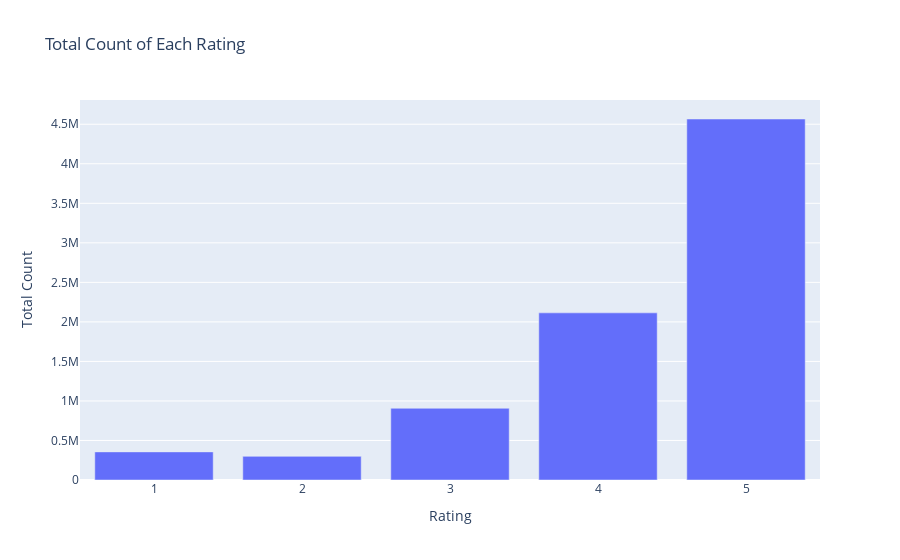

Notebook code cell kept with this figure:
### Code cell
# Plot total count
fig1 = px.bar(summary_data_frame, x='Rating', y='Count', title='Total Count of Each Rating')
fig1.update_layout(xaxis_title="Rating", yaxis_title="Total Count", uniformtext_mode='hide')

fig1.show()

### Figure 1 — Plotly figure (JSON) as saved in the notebook; plotly's stock layout.template omitted (floating-point values rounded to 4 significant figures)
{"data": [{"alignmentgroup": "True", "hovertemplate": "Rating=%{x}<br>Count=%{y}<extra></extra>", "legendgroup": "", "marker": {"color": "#636efa", "pattern": {"shape": ""}}, "name": "", "offsetgroup": "", "orientation": "v", "showlegend": false, "textposition": "auto", "type": "bar", "x": [1, 2, 3, 4, 5], "xaxis": "x", "y": [355620, 298870, 907020, 2114082, 4566344], "yaxis": "y"}], "layout": {"barmode": "relative", "legend": {"tracegroupgap": 0}, "title": {"text": "Total Count of Each Rating"}, "uniformtext": {"mode": "hide"}, "xaxis": {"anchor": "y", "domain": [0, 1], "title": {"text": "Rating"}}, "yaxis": {"anchor": "x", "domain": [0, 1], "title": {"text": "Total Count"}}}}
